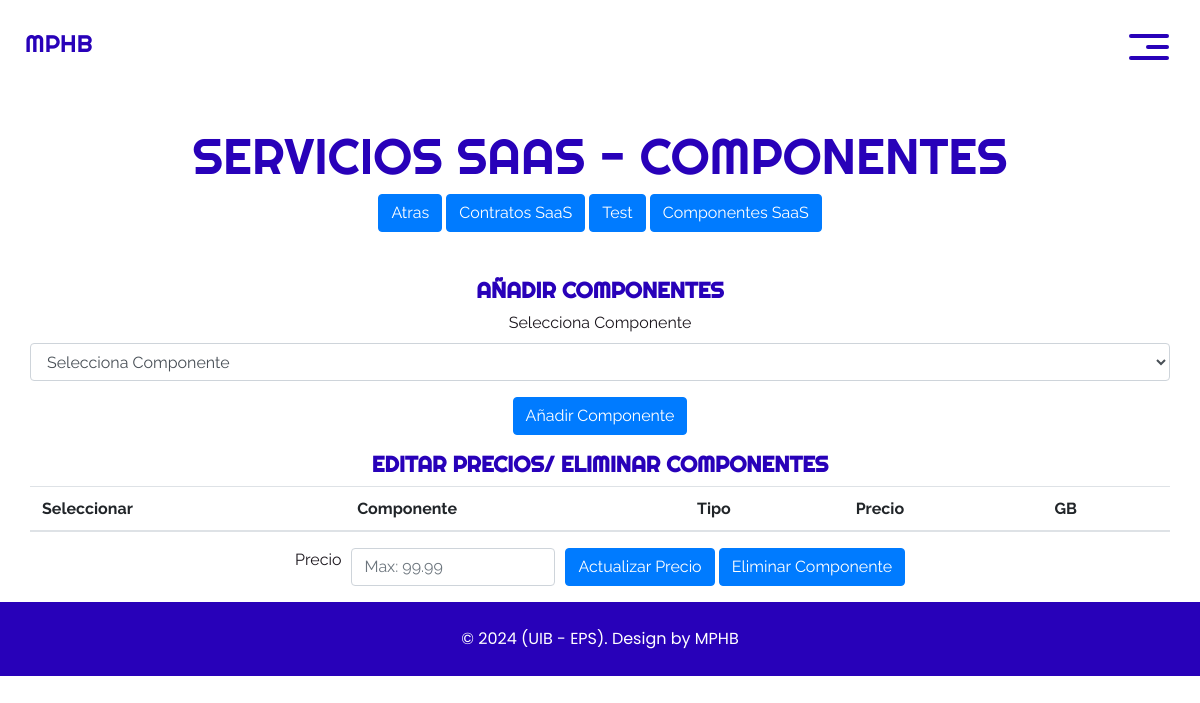
The app's page /servicesSaaSComponentesform.php, older data.
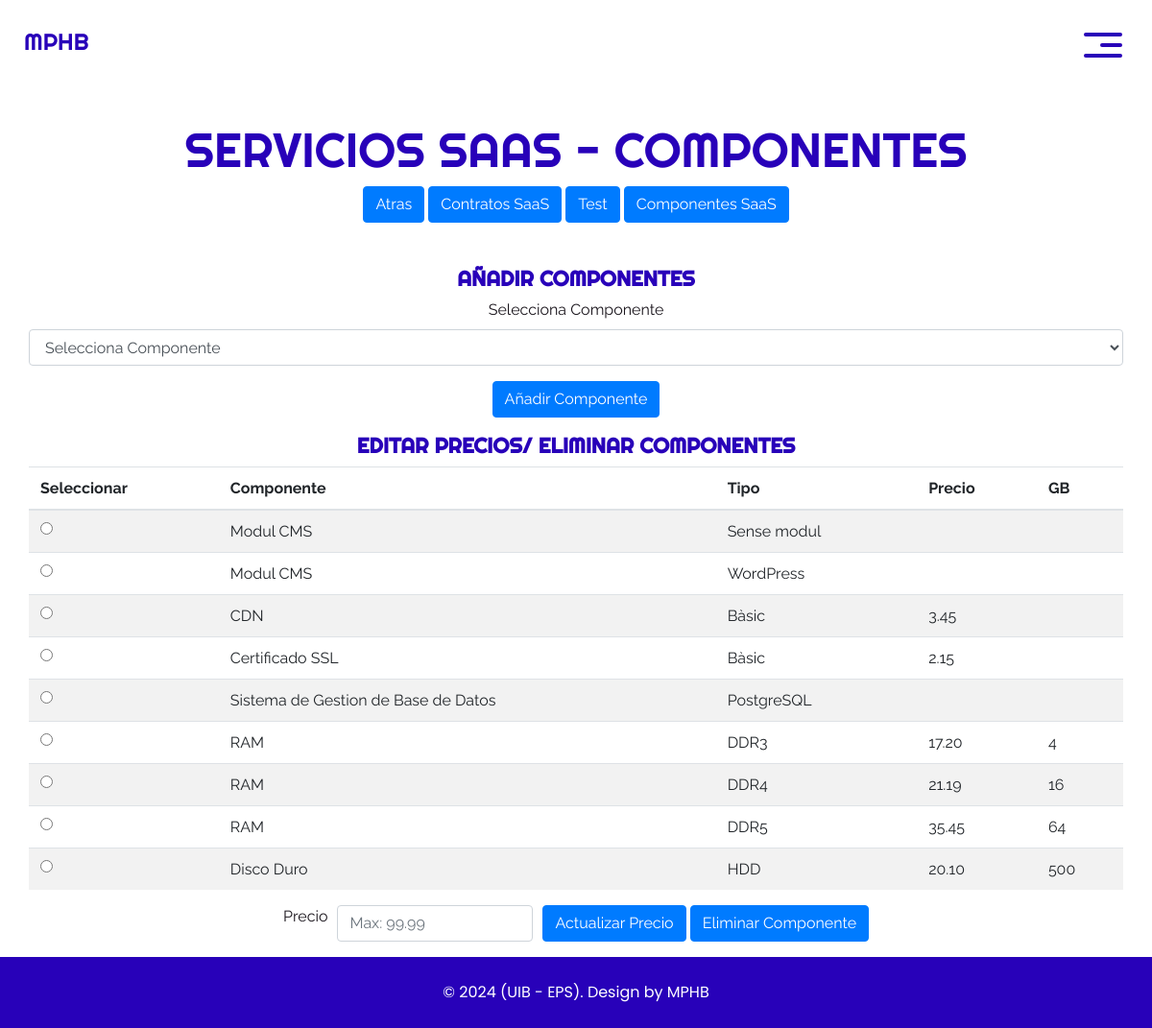
The same page, newer data.
### tables this page shows
CREATE TABLE MODUL_CMS (
    tipus VARCHAR(16) PRIMARY KEY
);

CREATE TABLE CDN (
    tipus ENUM('Bàsic', 'Protegit', 'Avançat') PRIMARY KEY,
    preu DECIMAL(3, 2)
);

CREATE TABLE C_SSL (
    tipus ENUM('Bàsic', 'Professional', 'Avançat') PRIMARY KEY,
    preu DECIMAL(3, 2)
);

CREATE TABLE SIST_GESTIO_BD (
    tipus VARCHAR(64) PRIMARY KEY
);

CREATE TABLE RAM (
    tipus VARCHAR(8),
    GB INT,
    preu DECIMAL(4, 2) NOT NULL,
    PRIMARY KEY (tipus, GB)
);

CREATE TABLE DISC_DUR (
    tipus ENUM('HDD', 'SSD'),
    GB INT,
    preu DECIMAL(5, 2) NOT NULL,
    PRIMARY KEY (tipus, GB)
);

### servicesSaaSComponentesform.php (the view, shortened to what this page needs)
<?php session_start() ;
$conn = Conexion::getConnection();
?>
<html>
<head>
    <link rel="stylesheet" type="text/css"
        href="https://cdnjs.cloudflare.com/ajax/libs/OwlCarousel2/2.1.3/assets/owl.carousel.min.css" />
    <link rel="stylesheet" type="text/css" href="css/bootstrap.css" />
    <link href="css/style.css" rel="stylesheet" />
    <link href="css/responsive.css" rel="stylesheet" />
</head>
<body>
    <div class="hero_area">
        <header class="header_section">
            <div class="container-fluid">
                <nav class="navbar navbar-expand-lg custom_nav-container">
                    <a class="navbar-brand" href="loginform.php">
                        <span>
                            MPHB
                        </span>
                    </a>
                    <div class="navbar-collapse" id="">
                        <div class="custom_menu-btn">
                            <button onclick="openNav()">
                                <span class="s-1"> </span>
                                <span class="s-2"> </span>
                                <span class="s-3"> </span>
                            </button>
                        </div>
                    </div>
                </nav>
            </div>
        </header>
    </div>
    <section class="about_section layout_paddingAbout"  >
        <div class="container">
            <h2 class="text-uppercase">
                Servicios SaaS - COMPONENTES
            </h2>
            <form>
                <div class="container">
                    <button type="submit" class="btn btn-primary" formaction="servicesSaaSViewform.php">Atras</button>
                    <button type="submit" class="btn btn-primary" formaction="servicesSaaSContratosform.php">Contratos SaaS</button>
                    <button type="submit" class="btn btn-primary" formaction="servicesSaaSTestform.php">Test</button>
                    <button type="submit" class="btn btn-primary" formaction="servicesSaaSComponentesform.php">Componentes SaaS</button>
                </div>
            </form>
        </div>
    </section>
    <section class="about_section layout_paddingAbout">
        <div class="container">
            <h4 class="text-uppercase">
                Añadir Componentes
            </h4>
            <form id="componentForm" action="" method="POST" onsubmit="return validateForm(event)">
                <div class="form-group">
                    <label for="component">Selecciona Componente</label>
                    <select name="component" id="component" class="form-control" onchange="this.form.submit()">
                        <option value="">Selecciona Componente</option>
                    </select>
                </div>
                <button type="submit" id="addComponentButton" class="btn btn-primary" name="new">Añadir Componente</button>
        </div>
        <div class="container">
            <h4 class="text-uppercase">
                Editar Precios/ Eliminar Componentes
            </h4>
        </div>
        <div class="container">
                    <table class="table table-striped">
                        <thead>
                            <tr>
                                <th>Seleccionar</th>
                                <th>Componente</th>
                                <th>Tipo</th>
                                <th>Precio</th>
                                <th>GB</th>
                            </tr>
                        </thead>
                        <tbody>
                            <?php
                            $queries = [
                                "CMS" => "SELECT 'Modul CMS' as componente, tipus as tipo, '' as preu, '' as GB FROM MODUL_CMS",
                                "CDN" => "SELECT 'CDN' as componente, tipus as tipo, preu, '' as GB FROM CDN",
                                "SSL" => "SELECT 'Certificado SSL' as componente, tipus as tipo, preu, '' as GB FROM C_SSL",
                                "SGBD" => "SELECT 'Sistema de Gestion de Base de Datos' as componente, tipus as tipo, '' as preu, '' as GB FROM SIST_GESTIO_BD",
                                "RAM" => "SELECT 'RAM' as componente, tipus as tipo, preu, GB FROM RAM",
                                "DISC_DUR" => "SELECT 'Disco Duro' as componente, tipus as tipo, preu, GB FROM DISC_DUR"
                            ];
                            foreach ($queries as $query) {
                                $resultado = mysqli_query($conn, $query);
                                while ($row = mysqli_fetch_assoc($resultado)) {
                                    $value = $row['componente'] . '|' . $row['tipo']. '|' . $row['preu']. '|' . $row['GB'];
                                        echo "<tr>
                                        <td>
                                            <input type='radio' id='selectedRow' name='selectedRow1' value='{$value}'>
                                        </td>
                                        <td>{$row['componente']}</td>
                                        <td>{$row['tipo']}</td>
                                        <td>{$row['preu']}</td>
                                        <td>{$row['GB']}</td>
                                        </tr>";
                                }
                            }
                            ?>
                        </tbody>
                    </table>
                    <div class="container d-flex justify-content-center align-items-center">
                        <div class="form-row align-items-center3">
                            <div class="col-auto2">
                                <label for="precio_ssl">Precio</label>
                            </div>
                            <div class="col-auto2">
                                <input type="text" name="precio1" id="precio_ssl" class="form-control" placeholder="Max: 99.99">
                            </div>
                            <div class="col-auto2">
                                <button type="submit" class="btn btn-primary mb-3" name="edit">Actualizar Precio </button>
                                <button type="submit" class="btn btn-primary mb-3" name="elimar">Eliminar Componente</button>
                            </div>
                        </div>
                    </div>
        </div>
    </section>
    <section class="container-fluid footer_section">
        <p>
            &copy; 2024 (UIB - EPS). Design by MPHB
        </p>
    </section>
</body>
</html>

### css/style.css (style rules this page uses)
body { font-family: "Raleway", sans-serif; color: #1b161d; background-color: #ffffff; }
.hero_area { background-color: #ffffff; background-repeat: no-repeat; background-size: cover; }
.header_section .container-fluid { padding-right: 25px; padding-left: 25px; }
.custom_menu-btn { z-index: 9; position: absolute; right: 0; top: 14px; }
.custom_menu-btn button { margin-top: 12px; outline: none; border: none; background-color: transparent; }
.custom_menu-btn button span { display: block; width: 40px; height: 4px; background-color: #2801b9; margin: 7px 0; transition: all 0.3s; border-radius: 5px; }
.custom_menu-btn .s-2 { width: 23px; margin-left: auto; }
.custom_menu-btn .s-2 { transition: all 0.1s; }
a, a:hover, a:focus { text-decoration: none; }
.btn, .btn:focus { outline: none !important; box-shadow: none; }
.navbar-brand { display: flex; align-items: center; }
.navbar-brand span { font-family: "Righteous", cursive; font-size: 24px; font-weight: 500; color: #2801b9; margin-top: 5px; }
.custom_nav-container { z-index: 99999; padding: 15px 0; }
.about_section { margin-top: 45px; text-align: center; }
.about_section h2 { text-transform: uppercase; }
.about_section h4 { font-size: 22px; font-weight: 600; }
.text-uppercase { font-family: "Righteous", cursive; font-size: 50px; font-weight: 500; color: #2801b9; margin-top: 5px; }
.footer_section { font-family: "Poppins", sans-serif; background-color: #2801b9; padding: 25px 20px; }
.footer_section p { color: #fff; margin: 0; text-align: center; }

### css/responsive.css (style rules this page uses)
@media (min-width: 1200px) { .container { max-width: 1170px; } }

Row changes from the older to the newer data that the page shows:
added modul_cms: componente "Modul CMS", tipus "Sense modul"
added modul_cms: componente "Modul CMS", tipus "WordPress"
added cdn: componente "CDN", tipus "Bàsic", preu "3.45"
added c_ssl: componente "Certificado SSL", tipus "Bàsic", preu "2.15"
added sist_gestio_bd: componente "Sistema de Gestion de Base de Datos", tipus "PostgreSQL"
added ram: componente "RAM", tipus "DDR3", preu "17.20", GB "4"
added ram: componente "RAM", tipus "DDR4", preu "21.19", GB "16"
added ram: componente "RAM", tipus "DDR5", preu "35.45", GB "64"
added disc_dur: componente "Disco Duro", tipus "HDD", preu "20.10", GB "500"
